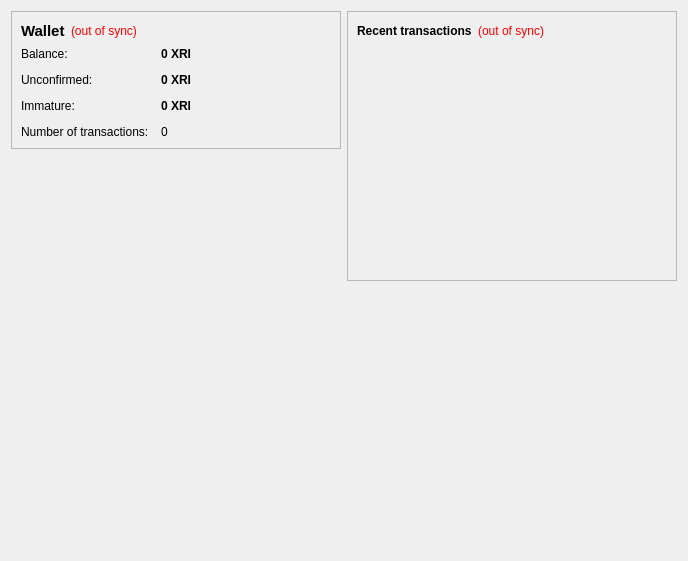
 <widget class="QWidget" name="OverviewPage">
  <property name="geometry">
   <rect>
    <x>0</x>
    <y>0</y>
    <width>688</width>
    <height>561</height>
   </rect>
  </property>
  <property name="windowTitle">
   <string>Form</string>
  </property>
  <property name="styleSheet">
   <string notr="true">/*
 * The MIT License (MIT)
 *
 * Copyright (c) &lt;2013-2014&gt; &lt;Colin Duquesnoy&gt;
 *
 * Permission is hereby granted, free of charge, to any person obtaining a copy
 * of this software and associated documentation files (the &quot;Software&quot;), to deal
 * in the Software without restriction, including without limitation the rights
 * to use, copy, modify, merge, publish, distribute, sublicense, and/or sell
 * copies of the Software, and to permit persons to whom the Software is
 * furnished to do so, subject to the following conditions:

 * The above copyright notice and this permission notice shall be included in
 * all copies or substantial portions of the Software.

 * THE SOFTWARE IS PROVIDED &quot;AS IS&quot;, WITHOUT WARRANTY OF ANY KIND, EXPRESS OR
 * IMPLIED, INCLUDING BUT NOT LIMITED TO THE WARRANTIES OF MERCHANTABILITY,
 * FITNESS FOR A PARTICULAR PURPOSE AND NONINFRINGEMENT. IN NO EVENT SHALL THE
 * AUTHORS OR COPYRIGHT HOLDERS BE LIABLE FOR ANY CLAIM, DAMAGES OR OTHER
 * LIABILITY, WHETHER IN AN ACTION OF CONTRACT, TORT OR OTHERWISE, ARISING FROM,
 * OUT OF OR IN CONNECTION WITH THE SOFTWARE OR THE USE OR OTHER DEALINGS IN
 * THE SOFTWARE.
 */
QToolTip
{
    border: 1px solid #76797C;
    background-color: rgb(90, 102, 117);;
    color: white;
    padding: 5px;
    opacity: 200;
}

QWidget
{
    color: #eff0f1;
    background-color: #31363b;
    selection-background-color:#3daee9;
    selection-color: #eff0f1;
    background-clip: border;
    border-image: none;
    border: 0px transparent black;
    outline: 0;
}

QWidget:item:hover
{
    background-color: #18465d;
    color: #eff0f1;
}

QWidget:item:selected
{
    background-color: #18465d;
}

QCheckBox
{
    spacing: 5px;
    outline: none;
    color: #eff0f1;
    margin-bottom: 2px;
}

QCheckBox:disabled
{
    color: #76797C;
}

QCheckBox::indicator,
QGroupBox::indicator
{
    width: 18px;
    height: 18px;
}
QGroupBox::indicator
{
    margin-left: 2px;
}

QCheckBox::indicator:unchecked
{
    image: url(:/qss_icons/rc/checkbox_unchecked.png);
}

QCheckBox::indicator:unchecked:hover,
QCheckBox::indicator:unchecked:focus,
QCheckBox::indicator:unchecked:pressed,
QGroupBox::indicator:unchecked:hover,
QGroupBox::indicator:unchecked:focus,
QGroupBox::indicator:unchecked:pressed
{
  border: none;
    image: url(:/qss_icons/rc/checkbox_unchecked_focus.png);
}

QCheckBox::indicator:checked
{
    image: url(:/qss_icons/rc/checkbox_checked.png);
}

QCheckBox::indicator:checked:hover,
QCheckBox::indicator:checked:focus,
QCheckBox::indicator:checked:pressed,
QGroupBox::indicator:checked:hover,
QGroupBox::indicator:checked:focus,
QGroupBox::indicator:checked:pressed
{
  border: none;
    image: url(:/qss_icons/rc/checkbox_checked_focus.png);
}


QCheckBox::indicator:indeterminate
{
    image: url(:/qss_icons/rc/checkbox_indeterminate.png);
}

QCheckBox::indicator:indeterminate:focus,
QCheckBox::indicator:indeterminate:hover,
QCheckBox::indicator:indeterminate:pressed
{
    image: url(:/qss_icons/rc/checkbox_indeterminate_focus.png);
}

QCheckBox::indicator:checked:disabled,
QGroupBox::indicator:checked:disabled
{
    image: url(:/qss_icons/rc/checkbox_checked_disabled.png);
}

QCheckBox::indicator:unchecked:disabled,
QGroupBox::indicator:unchecked:disabled
{
    image: url(:/qss_icons/rc/checkbox_unchecked_disabled.png);
}

QRadioButton
{
    spacing: 5px;
    outline: none;
    color: #eff0f1;
    margin-bottom: 2px;
}

QRadioButton:disabled
{
    color: #76797C;
}
QRadioButton::indicator
{
    width: 21px;
    height: 21px;
}

QRadioButton::indicator:unchecked
{
    image: url(:/qss_icons/rc/radio_unchecked.png);
}


QRadioButton::indicator:unchecked:hover,
QRadioButton::indicator:unchecked:focus,
QRadioButton::indicator:unchecked:pressed
{
    border: none;
    outline: none;
    image: url(:/qss_icons/rc/radio_unchecked_focus.png);
}

QRadioButton::indicator:checked
{
    border: none;
    outline: none;
    image: url(:/qss_icons/rc/radio_checked.png);
}

QRadioButton::indicator:checked:hover,
QRadioButton::indicator:checked:focus,
QRadioButton::indicator:checked:pressed
{
    border: none;
    outline: none;
    image: url(:/qss_icons/rc/radio_checked_focus.png);
}

QRadioButton::indicator:checked:disabled
{
    outline: none;
    image: url(:/qss_icons/rc/radio_checked_disabled.png);
}

QRadioButton::indicator:unchecked:disabled
{
    image: url(:/qss_icons/rc/radio_unchecked_disabled.png);
}


QMenuBar
{
    background-color: #31363b;
    color: #eff0f1;
}

QMenuBar::item
{
    background: transparent;
}

QMenuBar::item:selected
{
    background: transparent;
    border: 1px solid #76797C;
}

QMenuBar::item:pressed
{
    border: 1px solid #76797C;
    background-color: #3daee9;
    color: #eff0f1;
    margin-bottom:-1px;
    padding-bottom:1px;
}

QMenu
{
    border: 1px solid #76797C;
    color: #eff0f1;
    margin: 2px;
}

QMenu::icon
{
    margin: 5px;
}

QMenu::item
{
    padding: 5px 30px 5px 30px;
    border: 1px solid transparent; /* reserve space for selection border */
}

QMenu::item:selected
{
    color: #eff0f1;
}

QMenu::separator {
    height: 2px;
    background: lightblue;
    margin-left: 10px;
    margin-right: 5px;
}

QMenu::indicator {
    width: 18px;
    height: 18px;
}

/* non-exclusive indicator = check box style indicator
   (see QActionGroup::setExclusive) */
QMenu::indicator:non-exclusive:unchecked {
    image: url(:/qss_icons/rc/checkbox_unchecked.png);
}

QMenu::indicator:non-exclusive:unchecked:selected {
    image: url(:/qss_icons/rc/checkbox_unchecked_disabled.png);
}

QMenu::indicator:non-exclusive:checked {
    image: url(:/qss_icons/rc/checkbox_checked.png);
}

QMenu::indicator:non-exclusive:checked:selected {
    image: url(:/qss_icons/rc/checkbox_checked_disabled.png);
}

/* exclusive indicator = radio button style indicator (see QActionGroup::setExclusive) */
QMenu::indicator:exclusive:unchecked {
    image: url(:/qss_icons/rc/radio_unchecked.png);
}

QMenu::indicator:exclusive:unchecked:selected {
    image: url(:/qss_icons/rc/radio_unchecked_disabled.png);
}

QMenu::indicator:exclusive:checked {
    image: url(:/qss_icons/rc/radio_checked.png);
}

QMenu::indicator:exclusive:checked:selected {
    image: url(:/qss_icons/rc/radio_checked_disabled.png);
}

QMenu::right-arrow {
    margin: 5px;
    image: url(:/qss_icons/rc/right_arrow.png)
}


QWidget:disabled
{
    color: #454545;
    background-color: #31363b;
}

QAbstractItemView
{
    alternate-background-color: #31363b;
    color: #eff0f1;
    border: 1px solid 3A3939;
    border-radius: 2px;
}

QWidget:focus, QMenuBar:focus
{
    border: 1px solid #3daee9;
}

QTabWidget:focus, QCheckBox:focus, QRadioButton:focus, QSlider:focus
{
    border: none;
}

QLineEdit
{
    background-color: #232629;
    padding: 5px;
    border-style: solid;
    border: 1px solid #76797C;
    border-radius: 2px;
    color: #eff0f1;
}

QAbstractItemView QLineEdit
{
    padding: 0;
}

QGroupBox {
    border:1px solid #76797C;
    border-radius: 2px;
    margin-top: 20px;
}

QGroupBox::title {
    subcontrol-origin: margin;
    subcontrol-position: top center;
    padding-left: 10px;
    padding-right: 10px;
    padding-top: 10px;
}

QAbstractScrollArea
{
    border-radius: 2px;
    border: 1px solid #76797C;
    background-color: transparent;
}

QScrollBar:horizontal
{
    height: 15px;
    margin: 3px 15px 3px 15px;
    border: 1px transparent #2A2929;
    border-radius: 4px;
    background-color: #2A2929;
}

QScrollBar::handle:horizontal
{
    background-color: #605F5F;
    min-width: 5px;
    border-radius: 4px;
}

QScrollBar::add-line:horizontal
{
    margin: 0px 3px 0px 3px;
    border-image: url(:/qss_icons/rc/right_arrow_disabled.png);
    width: 10px;
    height: 10px;
    subcontrol-position: right;
    subcontrol-origin: margin;
}

QScrollBar::sub-line:horizontal
{
    margin: 0px 3px 0px 3px;
    border-image: url(:/qss_icons/rc/left_arrow_disabled.png);
    height: 10px;
    width: 10px;
    subcontrol-position: left;
    subcontrol-origin: margin;
}

QScrollBar::add-line:horizontal:hover,QScrollBar::add-line:horizontal:on
{
    border-image: url(:/qss_icons/rc/right_arrow.png);
    height: 10px;
    width: 10px;
    subcontrol-position: right;
    subcontrol-origin: margin;
}


QScrollBar::sub-line:horizontal:hover, QScrollBar::sub-line:horizontal:on
{
    border-image: url(:/qss_icons/rc/left_arrow.png);
    height: 10px;
    width: 10px;
    subcontrol-position: left;
    subcontrol-origin: margin;
}

QScrollBar::up-arrow:horizontal, QScrollBar::down-arrow:horizontal
{
    background: none;
}


QScrollBar::add-page:horizontal, QScrollBar::sub-page:horizontal
{
    background: none;
}

QScrollBar:vertical
{
    background-color: #2A2929;
    width: 15px;
    margin: 15px 3px 15px 3px;
    border: 1px transparent #2A2929;
    border-radius: 4px;
}

QScrollBar::handle:vertical
{
    background-color: #605F5F;
    min-height: 5px;
    border-radius: 4px;
}

QScrollBar::sub-line:vertical
{
    margin: 3px 0px 3px 0px;
    border-image: url(:/qss_icons/rc/up_arrow_disabled.png);
    height: 10px;
    width: 10px;
    subcontrol-position: top;
    subcontrol-origin: margin;
}

QScrollBar::add-line:vertical
{
    margin: 3px 0px 3px 0px;
    border-image: url(:/qss_icons/rc/down_arrow_disabled.png);
    height: 10px;
    width: 10px;
    subcontrol-position: bottom;
    subcontrol-origin: margin;
}

QScrollBar::sub-line:vertical:hover,QScrollBar::sub-line:vertical:on
{

    border-image: url(:/qss_icons/rc/up_arrow.png);
    height: 10px;
    width: 10px;
    subcontrol-position: top;
    subcontrol-origin: margin;
}


QScrollBar::add-line:vertical:hover, QScrollBar::add-line:vertical:on
{
    border-image: url(:/qss_icons/rc/down_arrow.png);
    height: 10px;
    width: 10px;
    subcontrol-position: bottom;
    subcontrol-origin: margin;
}

QScrollBar::up-arrow:vertical, QScrollBar::down-arrow:vertical
{
    background: none;
}


QScrollBar::add-page:vertical, QScrollBar::sub-page:vertical
{
    background: none;
}

QTextEdit
{
    background-color: #232629;
    color: #eff0f1;
    border: 1px solid #76797C;
}

QPlainTextEdit
{
    background-color: #232629;;
    color: #eff0f1;
    border-radius: 2px;
    border: 1px solid #76797C;
}

QHeaderView::section
{
    background-color: #76797C;
    color: #eff0f1;
    padding: 5px;
    border: 1px solid #76797C;
}

QSizeGrip {
    image: url(:/qss_icons/rc/sizegrip.png);
    width: 12px;
    height: 12px;
}


QMainWindow::separator
{
    background-color: #31363b;
    color: white;
    padding-left: 4px;
    spacing: 2px;
    border: 1px dashed #76797C;
}

QMainWindow::separator:hover
{

    background-color: #787876;
    color: white;
    padding-left: 4px;
    border: 1px solid #76797C;
    spacing: 2px;
}


QMenu::separator
{
    height: 1px;
    background-color: #76797C;
    color: white;
    padding-left: 4px;
    margin-left: 10px;
    margin-right: 5px;
}


QFrame
{
    border-radius: 2px;
    border: 1px solid #76797C;
}

QFrame[frameShape=&quot;0&quot;]
{
    border-radius: 2px;
    border: 1px transparent #76797C;
}

QStackedWidget
{
    border: 1px transparent black;
}

QToolBar {
    border: 1px transparent #393838;
    background: 1px solid #31363b;
    font-weight: bold;
}

QToolBar::handle:horizontal {
    image: url(:/qss_icons/rc/Hmovetoolbar.png);
}
QToolBar::handle:vertical {
    image: url(:/qss_icons/rc/Vmovetoolbar.png);
}
QToolBar::separator:horizontal {
    image: url(:/qss_icons/rc/Hsepartoolbar.png);
}
QToolBar::separator:vertical {
    image: url(:/qss_icons/rc/Vsepartoolbar.png);
}
QToolButton#qt_toolbar_ext_button {
    background: #58595a
}

QPushButton
{
    color: #eff0f1;
    background-color: #31363b;
    border-width: 1px;
    border-color: #76797C;
    border-style: solid;
    padding: 5px;
    border-radius: 2px;
    outline: none;
}

QPushButton:disabled
{
    background-color: #31363b;
    border-width: 1px;
    border-color: #454545;
    border-style: solid;
    padding-top: 5px;
    padding-bottom: 5px;
    padding-left: 10px;
    padding-right: 10px;
    border-radius: 2px;
    color: #454545;
}

QPushButton:focus {
    background-color: #3daee9;
    color: white;
}

QPushButton:pressed
{
    background-color: #3daee9;
    padding-top: -15px;
    padding-bottom: -17px;
}

QComboBox
{
    selection-background-color: #3daee9;
    border-style: solid;
    border: 1px solid #76797C;
    border-radius: 2px;
    padding: 5px;
    min-width: 75px;
}

QPushButton:checked{
    background-color: #76797C;
    border-color: #6A6969;
}

QComboBox:hover,QPushButton:hover,QAbstractSpinBox:hover,QLineEdit:hover,QTextEdit:hover,QPlainTextEdit:hover,QAbstractView:hover,QTreeView:hover
{
    border: 1px solid #3daee9;
    color: #eff0f1;
}

QComboBox:on
{
    padding-top: 3px;
    padding-left: 4px;
    selection-background-color: #4a4a4a;
}

QComboBox QAbstractItemView
{
    background-color: #232629;
    border-radius: 2px;
    border: 1px solid #76797C;
    selection-background-color: #18465d;
}

QComboBox::drop-down
{
    subcontrol-origin: padding;
    subcontrol-position: top right;
    width: 15px;

    border-left-width: 0px;
    border-left-color: darkgray;
    border-left-style: solid;
    border-top-right-radius: 3px;
    border-bottom-right-radius: 3px;
}

QComboBox::down-arrow
{
    image: url(:/qss_icons/rc/down_arrow_disabled.png);
}

QComboBox::down-arrow:on, QComboBox::down-arrow:hover,
QComboBox::down-arrow:focus
{
    image: url(:/qss_icons/rc/down_arrow.png);
}

QAbstractSpinBox {
    padding: 5px;
    border: 1px solid #76797C;
    background-color: #232629;
    color: #eff0f1;
    border-radius: 2px;
    min-width: 75px;
}

QAbstractSpinBox:up-button
{
    background-color: transparent;
    subcontrol-origin: border;
    subcontrol-position: center right;
}

QAbstractSpinBox:down-button
{
    background-color: transparent;
    subcontrol-origin: border;
    subcontrol-position: center left;
}

QAbstractSpinBox::up-arrow,QAbstractSpinBox::up-arrow:disabled,QAbstractSpinBox::up-arrow:off {
    image: url(:/qss_icons/rc/up_arrow_disabled.png);
    width: 10px;
    height: 10px;
}
QAbstractSpinBox::up-arrow:hover
{
    image: url(:/qss_icons/rc/up_arrow.png);
}


QAbstractSpinBox::down-arrow,QAbstractSpinBox::down-arrow:disabled,QAbstractSpinBox::down-arrow:off
{
    image: url(:/qss_icons/rc/down_arrow_disabled.png);
    width: 10px;
    height: 10px;
}
QAbstractSpinBox::down-arrow:hover
{
    image: url(:/qss_icons/rc/down_arrow.png);
}


QLabel
{
    border: 0px solid black;
}

QTabWidget{
    border: 0px transparent black;
}

QTabWidget::pane {
    border: 1px solid #76797C;
    padding: 5px;
    margin: 0px;
}

QTabWidget::tab-bar {
    left: 5px; /* move to the right by 5px */
}

QTabBar
{
    qproperty-drawBase: 0;
    border-radius: 3px;
}

QTabBar:focus
{
    border: 0px transparent black;
}

QTabBar::close-button  {
    image: url(:/qss_icons/rc/close.png);
    background: transparent;
}

QTabBar::close-button:hover
{
    image: url(:/qss_icons/rc/close-hover.png);
    background: transparent;
}

QTabBar::close-button:pressed {
    image: url(:/qss_icons/rc/close-pressed.png);
    background: transparent;
}

/* TOP TABS */
QTabBar::tab:top {
    color: #eff0f1;
    border: 1px solid #76797C;
    border-bottom: 1px transparent black;
    background-color: #31363b;
    padding: 5px;
    min-width: 50px;
    border-top-left-radius: 2px;
    border-top-right-radius: 2px;
}

QTabBar::tab:top:!selected
{
    color: #eff0f1;
    background-color: #54575B;
    border: 1px solid #76797C;
    border-bottom: 1px transparent black;
    border-top-left-radius: 2px;
    border-top-right-radius: 2px;    
}

QTabBar::tab:top:!selected:hover {
    background-color: #3daee9;
}

/* BOTTOM TABS */
QTabBar::tab:bottom {
    color: #eff0f1;
    border: 1px solid #76797C;
    border-top: 1px transparent black;
    background-color: #31363b;
    padding: 5px;
    border-bottom-left-radius: 2px;
    border-bottom-right-radius: 2px;
    min-width: 50px;
}

QTabBar::tab:bottom:!selected
{
    color: #eff0f1;
    background-color: #54575B;
    border: 1px solid #76797C;
    border-top: 1px transparent black;
    border-bottom-left-radius: 2px;
    border-bottom-right-radius: 2px;
}

QTabBar::tab:bottom:!selected:hover {
    background-color: #3daee9;
}

/* LEFT TABS */
QTabBar::tab:left {
    color: #eff0f1;
    border: 1px solid #76797C;
    border-left: 1px transparent black;
    background-color: #31363b;
    padding: 5px;
    border-top-right-radius: 2px;
    border-bottom-right-radius: 2px;
    min-height: 50px;
}

QTabBar::tab:left:!selected
{
    color: #eff0f1;
    background-color: #54575B;
    border: 1px solid #76797C;
    border-left: 1px transparent black;
    border-top-right-radius: 2px;
    border-bottom-right-radius: 2px;
}

QTabBar::tab:left:!selected:hover {
    background-color: #3daee9;
}


/* RIGHT TABS */
QTabBar::tab:right {
    color: #eff0f1;
    border: 1px solid #76797C;
    border-right: 1px transparent black;
    background-color: #31363b;
    padding: 5px;
    border-top-left-radius: 2px;
    border-bottom-left-radius: 2px;
    min-height: 50px;
}

QTabBar::tab:right:!selected
{
    color: #eff0f1;
    background-color: #54575B;
    border: 1px solid #76797C;
    border-right: 1px transparent black;
    border-top-left-radius: 2px;
    border-bottom-left-radius: 2px;
}

QTabBar::tab:right:!selected:hover {
    background-color: #3daee9;
}

QTabBar QToolButton::right-arrow:enabled {
     image: url(:/qss_icons/rc/right_arrow.png);
 }

 QTabBar QToolButton::left-arrow:enabled {
     image: url(:/qss_icons/rc/left_arrow.png);
 }

QTabBar QToolButton::right-arrow:disabled {
     image: url(:/qss_icons/rc/right_arrow_disabled.png);
 }

 QTabBar QToolButton::left-arrow:disabled {
     image: url(:/qss_icons/rc/left_arrow_disabled.png);
 }


QDockWidget {
    background: #31363b;
    border: 1px solid #403F3F;
    titlebar-close-icon: url(:/qss_icons/rc/close.png);
    titlebar-normal-icon: url(:/qss_icons/rc/undock.png);
}

QDockWidget::close-button, QDockWidget::float-button {
    border: 1px solid transparent;
    border-radius: 2px;
    background: transparent;
}

QDockWidget::close-button:hover, QDockWidget::float-button:hover {
    background: rgba(255, 255, 255, 10);
}

QDockWidget::close-button:pressed, QDockWidget::float-button:pressed {
    padding: 1px -1px -1px 1px;
    background: rgba(255, 255, 255, 10);
}

QTreeView, QListView
{
    border: 1px solid #76797C;
    background-color: #232629;
}

QTreeView:branch:selected, QTreeView:branch:hover
{
    background: url(:/qss_icons/rc/transparent.png);
}

QTreeView::branch:has-siblings:!adjoins-item {
    border-image: url(:/qss_icons/rc/transparent.png);
}

QTreeView::branch:has-siblings:adjoins-item {
    border-image: url(:/qss_icons/rc/transparent.png);
}

QTreeView::branch:!has-children:!has-siblings:adjoins-item {
    border-image: url(:/qss_icons/rc/transparent.png);
}

QTreeView::branch:has-children:!has-siblings:closed,
QTreeView::branch:closed:has-children:has-siblings {
    image: url(:/qss_icons/rc/branch_closed.png);
}

QTreeView::branch:open:has-children:!has-siblings,
QTreeView::branch:open:has-children:has-siblings  {
    image: url(:/qss_icons/rc/branch_open.png);
}

QTreeView::branch:has-children:!has-siblings:closed:hover,
QTreeView::branch:closed:has-children:has-siblings:hover {
    image: url(:/qss_icons/rc/branch_closed-on.png);
    }

QTreeView::branch:open:has-children:!has-siblings:hover,
QTreeView::branch:open:has-children:has-siblings:hover  {
    image: url(:/qss_icons/rc/branch_open-on.png);
    }

QListView::item:!selected:hover, QTreeView::item:!selected:hover  {
    background: #18465d;
    outline: 0;
    color: #eff0f1
}

QListView::item:selected:hover, QTreeView::item:selected:hover  {
    background: #287399;
    color: #eff0f1;
}

QSlider::groove:horizontal {
    border: 1px solid #565a5e;
    height: 4px;
    background: #565a5e;
    margin: 0px;
    border-radius: 2px;
}

QSlider::handle:horizontal {
    background: #232629;
    border: 1px solid #565a5e;
    width: 16px;
    height: 16px;
    margin: -8px 0;
    border-radius: 9px;
}

QSlider::groove:vertical {
    border: 1px solid #565a5e;
    width: 4px;
    background: #565a5e;
    margin: 0px;
    border-radius: 3px;
}

QSlider::handle:vertical {
    background: #232629;
    border: 1px solid #565a5e;
    width: 16px;
    height: 16px;
    margin: 0 -8px;
    border-radius: 9px;
}

QToolButton {
    background-color: transparent;
    border: 1px transparent #76797C;
    border-radius: 2px;
    margin: 3px;
    padding: 5px;
}

QToolButton[popupMode=&quot;1&quot;] { /* only for MenuButtonPopup */
 padding-right: 20px; /* make way for the popup button */
 border: 1px #76797C;
 border-radius: 5px;
}

QToolButton[popupMode=&quot;2&quot;] { /* only for InstantPopup */
 padding-right: 10px; /* make way for the popup button */
 border: 1px #76797C;
}


QToolButton:hover, QToolButton::menu-button:hover {
    background-color: transparent;
    border: 1px solid #3daee9;
    padding: 5px;
}

QToolButton:checked, QToolButton:pressed,
        QToolButton::menu-button:pressed {
    background-color: #3daee9;
    border: 1px solid #3daee9;
    padding: 5px;
}

/* the subcontrol below is used only in the InstantPopup or DelayedPopup mode */
QToolButton::menu-indicator {
    image: url(:/qss_icons/rc/down_arrow.png);
    top: -7px; left: -2px; /* shift it a bit */
}

/* the subcontrols below are used only in the MenuButtonPopup mode */
QToolButton::menu-button {
    border: 1px transparent #76797C;
    border-top-right-radius: 6px;
    border-bottom-right-radius: 6px;
    /* 16px width + 4px for border = 20px allocated above */
    width: 16px;
    outline: none;
}

QToolButton::menu-arrow {
    image: url(:/qss_icons/rc/down_arrow.png);
}

QToolButton::menu-arrow:open {
    border: 1px solid #76797C;
}

QPushButton::menu-indicator  {
    subcontrol-origin: padding;
    subcontrol-position: bottom right;
    left: 8px;
}

QTableView
{
    border: 1px solid #76797C;
    gridline-color: #31363b;
    background-color: #232629;
}


QTableView, QHeaderView
{
    border-radius: 0px;
}

QTableView::item:pressed, QListView::item:pressed, QTreeView::item:pressed  {
    background: #18465d;
    color: #eff0f1;
}

QTableView::item:selected:active, QTreeView::item:selected:active, QListView::item:selected:active  {
    background: #287399;
    color: #eff0f1;
}


QHeaderView
{
    background-color: #31363b;
    border: 1px transparent;
    border-radius: 0px;
    margin: 0px;
    padding: 0px;

}

QHeaderView::section  {
    background-color: #31363b;
    color: #eff0f1;
    padding: 5px;
    border: 1px solid #76797C;
    border-radius: 0px;
    text-align: center;
}

QHeaderView::section::vertical::first, QHeaderView::section::vertical::only-one
{
    border-top: 1px solid #76797C;
}

QHeaderView::section::vertical
{
    border-top: transparent;
}

QHeaderView::section::horizontal::first, QHeaderView::section::horizontal::only-one
{
    border-left: 1px solid #76797C;
}

QHeaderView::section::horizontal
{
    border-left: transparent;
}


QHeaderView::section:checked
 {
    color: white;
    background-color: #334e5e;
 }

 /* style the sort indicator */
QHeaderView::down-arrow {
    image: url(:/qss_icons/rc/down_arrow.png);
}

QHeaderView::up-arrow {
    image: url(:/qss_icons/rc/up_arrow.png);
}


QTableCornerButton::section {
    background-color: #31363b;
    border: 1px transparent #76797C;
    border-radius: 0px;
}

QToolBox  {
    padding: 5px;
    border: 1px transparent black;
}

QToolBox::tab {
    color: #eff0f1;
    background-color: #31363b;
    border: 1px solid #76797C;
    border-bottom: 1px transparent #31363b;
    border-top-left-radius: 5px;
    border-top-right-radius: 5px;
}

QToolBox::tab:selected { /* italicize selected tabs */
    font: italic;
    background-color: #31363b;
    border-color: #3daee9;
 }

QStatusBar::item {
    border: 0px transparent dark;
 }


QFrame[height=&quot;3&quot;], QFrame[width=&quot;3&quot;] {
    background-color: #76797C;
}


QSplitter::handle {
    border: 1px dashed #76797C;
}

QSplitter::handle:hover {
    background-color: #787876;
    border: 1px solid #76797C;
}

QSplitter::handle:horizontal {
    width: 1px;
}

QSplitter::handle:vertical {
    height: 1px;
}

QProgressBar {
    border: 1px solid #76797C;
    border-radius: 5px;
    text-align: center;
}

QProgressBar::chunk {
    background-color: #05B8CC;
}

QDateEdit
{
    selection-background-color: #3daee9;
    border-style: solid;
    border: 1px solid #3375A3;
    border-radius: 2px;
    padding: 1px;
    min-width: 75px;
}

QDateEdit:on
{
    padding-top: 3px;
    padding-left: 4px;
    selection-background-color: #4a4a4a;
}

QDateEdit QAbstractItemView
{
    background-color: #232629;
    border-radius: 2px;
    border: 1px solid #3375A3;
    selection-background-color: #3daee9;
}

QDateEdit::drop-down
{
    subcontrol-origin: padding;
    subcontrol-position: top right;
    width: 15px;
    border-left-width: 0px;
    border-left-color: darkgray;
    border-left-style: solid;
    border-top-right-radius: 3px;
    border-bottom-right-radius: 3px;
}

QDateEdit::down-arrow
{
    image: url(:/qss_icons/rc/down_arrow_disabled.png);
}

QDateEdit::down-arrow:on, QDateEdit::down-arrow:hover,
QDateEdit::down-arrow:focus
{
    image: url(:/qss_icons/rc/down_arrow.png);
}
</string>
  </property>
  <layout class="QHBoxLayout" name="horizontalLayout" stretch="1,1">
   <item>
    <layout class="QVBoxLayout" name="verticalLayout_2">
     <item>
      <widget class="QFrame" name="frame">
       <property name="frameShape">
        <enum>QFrame::StyledPanel</enum>
       </property>
       <property name="frameShadow">
        <enum>QFrame::Raised</enum>
       </property>
       <layout class="QVBoxLayout" name="verticalLayout_4">
        <item>
         <layout class="QHBoxLayout" name="horizontalLayout_4">
          <item>
           <widget class="QLabel" name="label_5">
            <property name="font">
             <font>
              <pointsize>11</pointsize>
              <weight>75</weight>
              <bold>true</bold>
             </font>
            </property>
            <property name="text">
             <string>Wallet</string>
            </property>
           </widget>
          </item>
          <item>
           <widget class="QLabel" name="labelWalletStatus">
            <property name="toolTip">
             <string>The displayed information may be out of date. Your wallet automatically synchronizes with the RIchCoin network after a connection is established, but this process has not completed yet.</string>
            </property>
            <property name="styleSheet">
             <string notr="true">QLabel { color: red; }</string>
            </property>
            <property name="text">
             <string notr="true">(out of sync)</string>
            </property>
            <property name="alignment">
             <set>Qt::AlignLeading|Qt::AlignLeft|Qt::AlignVCenter</set>
            </property>
           </widget>
          </item>
          <item>
           <spacer name="horizontalSpacer_2">
            <property name="orientation">
             <enum>Qt::Horizontal</enum>
            </property>
            <property name="sizeHint" stdset="0">
             <size>
              <width>40</width>
              <height>20</height>
             </size>
            </property>
           </spacer>
          </item>
         </layout>
        </item>
        <item>
         <layout class="QFormLayout" name="formLayout_2">
          <property name="fieldGrowthPolicy">
           <enum>QFormLayout::AllNonFixedFieldsGrow</enum>
          </property>
          <property name="horizontalSpacing">
           <number>12</number>
          </property>
          <property name="verticalSpacing">
           <number>12</number>
          </property>
          <item row="0" column="0">
           <widget class="QLabel" name="label">
            <property name="text">
             <string>Balance:</string>
            </property>
           </widget>
          </item>
          <item row="0" column="1">
           <widget class="QLabel" name="labelBalance">
            <property name="font">
             <font>
              <weight>75</weight>
              <bold>true</bold>
             </font>
            </property>
            <property name="cursor">
             <cursorShape>IBeamCursor</cursorShape>
            </property>
            <property name="toolTip">
             <string>Your current balance</string>
            </property>
            <property name="text">
             <string notr="true">0 XRI</string>
            </property>
            <property name="textInteractionFlags">
             <set>Qt::LinksAccessibleByMouse|Qt::TextSelectableByKeyboard|Qt::TextSelectableByMouse</set>
            </property>
           </widget>
          </item>
          <item row="1" column="0">
           <widget class="QLabel" name="label_3">
            <property name="text">
             <string>Unconfirmed:</string>
            </property>
           </widget>
          </item>
          <item row="1" column="1">
           <widget class="QLabel" name="labelUnconfirmed">
            <property name="font">
             <font>
              <weight>75</weight>
              <bold>true</bold>
             </font>
            </property>
            <property name="cursor">
             <cursorShape>IBeamCursor</cursorShape>
            </property>
            <property name="toolTip">
             <string>Total of transactions that have yet to be confirmed, and do not yet count toward the current balance</string>
            </property>
            <property name="text">
             <string notr="true">0 XRI</string>
            </property>
            <property name="textInteractionFlags">
             <set>Qt::LinksAccessibleByMouse|Qt::TextSelectableByKeyboard|Qt::TextSelectableByMouse</set>
            </property>
           </widget>
          </item>
          <item row="2" column="0">
           <widget class="QLabel" name="labelImmatureText">
            <property name="text">
             <string>Immature:</string>
            </property>
           </widget>
          </item>
          <item row="2" column="1">
           <widget class="QLabel" name="labelImmature">
            <property name="font">
             <font>
              <weight>75</weight>
              <bold>true</bold>
             </font>
            </property>
            <property name="toolTip">
             <string>Mined balance that has not yet matured</string>
            </property>
            <property name="text">
             <string notr="true">0 XRI</string>
            </property>
            <property name="textInteractionFlags">
             <set>Qt::LinksAccessibleByMouse|Qt::TextSelectableByKeyboard|Qt::TextSelectableByMouse</set>
            </property>
           </widget>
          </item>
          <item row="3" column="0">
           <widget class="QLabel" name="label_2">
            <property name="text">
             <string>Number of transactions:</string>
            </property>
           </widget>
          </item>
          <item row="3" column="1">
           <widget class="QLabel" name="labelNumTransactions">
            <property name="toolTip">
             <string>Total number of transactions in wallet</string>
            </property>
            <property name="text">
             <string notr="true">0</string>
            </property>
           </widget>
          </item>
         </layout>
        </item>
       </layout>
      </widget>
     </item>
     <item>
      <spacer name="verticalSpacer">
       <property name="orientation">
        <enum>Qt::Vertical</enum>
       </property>
       <property name="sizeHint" stdset="0">
        <size>
         <width>20</width>
         <height>40</height>
        </size>
       </property>
      </spacer>
     </item>
    </layout>
   </item>
   <item>
    <layout class="QVBoxLayout" name="verticalLayout_3">
     <item>
      <widget class="QFrame" name="frame_2">
       <property name="frameShape">
        <enum>QFrame::StyledPanel</enum>
       </property>
       <property name="frameShadow">
        <enum>QFrame::Raised</enum>
       </property>
       <layout class="QVBoxLayout" name="verticalLayout">
        <item>
         <layout class="QHBoxLayout" name="horizontalLayout_2">
          <item>
           <widget class="QLabel" name="label_4">
            <property name="text">
             <string>&lt;b&gt;Recent transactions&lt;/b&gt;</string>
            </property>
           </widget>
          </item>
          <item>
           <widget class="QLabel" name="labelTransactionsStatus">
            <property name="toolTip">
             <string>The displayed information may be out of date. Your wallet automatically synchronizes with the RIchCoin network after a connection is established, but this process has not completed yet.</string>
            </property>
            <property name="styleSheet">
             <string notr="true">QLabel { color: red; }</string>
            </property>
            <property name="text">
             <string notr="true">(out of sync)</string>
            </property>
            <property name="alignment">
             <set>Qt::AlignRight|Qt::AlignTrailing|Qt::AlignVCenter</set>
            </property>
           </widget>
          </item>
          <item>
           <spacer name="horizontalSpacer">
            <property name="orientation">
             <enum>Qt::Horizontal</enum>
            </property>
            <property name="sizeHint" stdset="0">
             <size>
              <width>40</width>
              <height>20</height>
             </size>
            </property>
           </spacer>
          </item>
         </layout>
        </item>
        <item>
         <widget class="QListView" name="listTransactions">
          <property name="styleSheet">
           <string notr="true">QListView { background: transparent; }</string>
          </property>
          <property name="frameShape">
           <enum>QFrame::NoFrame</enum>
          </property>
          <property name="verticalScrollBarPolicy">
           <enum>Qt::ScrollBarAlwaysOff</enum>
          </property>
          <property name="horizontalScrollBarPolicy">
           <enum>Qt::ScrollBarAlwaysOff</enum>
          </property>
          <property name="selectionMode">
           <enum>QAbstractItemView::NoSelection</enum>
          </property>
         </widget>
        </item>
       </layout>
      </widget>
     </item>
     <item>
      <spacer name="verticalSpacer_2">
       <property name="orientation">
        <enum>Qt::Vertical</enum>
       </property>
       <property name="sizeHint" stdset="0">
        <size>
         <width>20</width>
         <height>40</height>
        </size>
       </property>
      </spacer>
     </item>
    </layout>
   </item>
  </layout>
 </widget>
